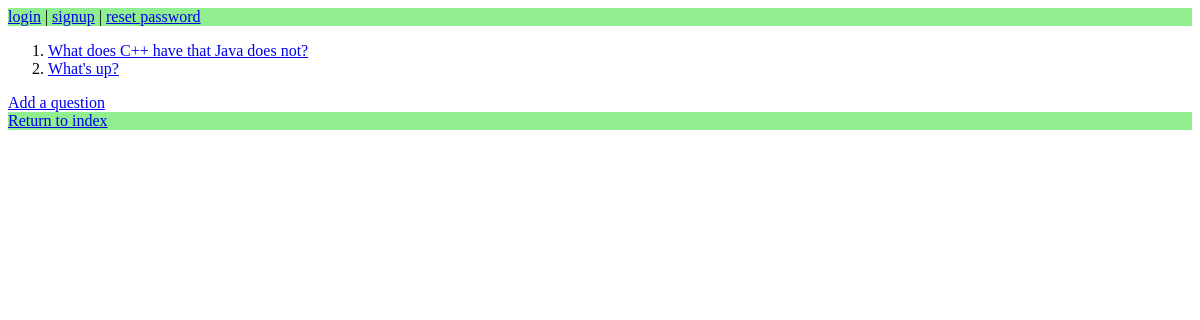
/posts/, run on an earlier commit of the app's database.
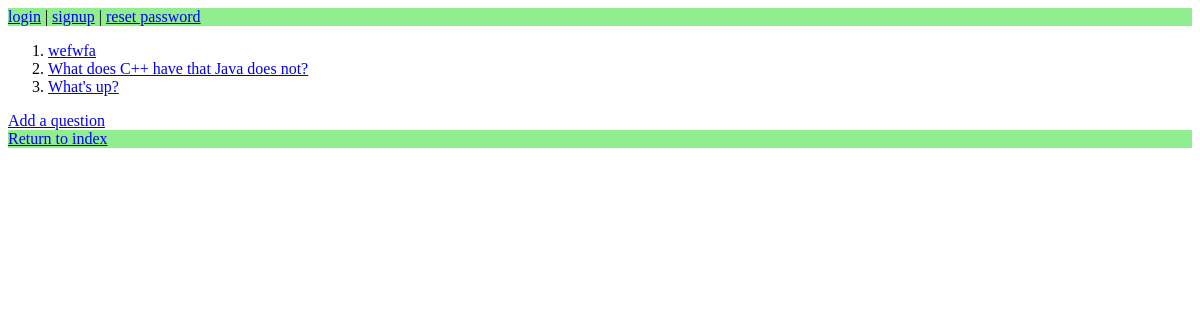
And on a later commit of the database.
### posts/models.py (models this page shows, shortened)
class Question(models.Model):
	author = models.ForeignKey(get_user_model(), on_delete=models.CASCADE, null=True)
	question_text = models.CharField(max_length=250)
	detail_text = models.CharField(max_length=1000)
	pub_date = models.DateTimeField('date published')

### posts/views.py (the view)
# urls.py: path('', views.index, name='index'),
def index(request):
	question_list = Question.objects.order_by('-pub_date')
	context = {'question_list': question_list}
	return render(request, 'posts/index.html', context)

### posts/templates/posts/index.html (shortened to what this page needs)
{% extends 'base.html' %}
{% block content %}
{% if question_list %}
	<ol>
		{% for question in question_list %}
			<li><a href="{% url 'posts:detail' question.id %}">{{ question.question_text }}</a></li>
		{% endfor %}
	</ol>
{% else %}
	<p>No questions are available</p>
{% endif %}
<a href="{% url 'posts:add_question' %}">Add a question</a>
{% endblock %}

What changed in the data, as far as the page shows it:
added Question: question_text "wefwfa"
